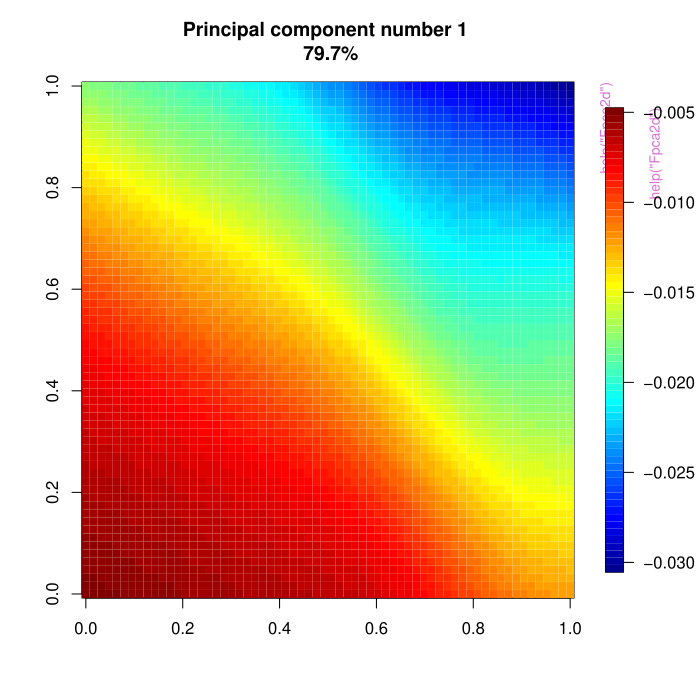

Write R code to recreate this figure.
pkgname <- "GpOutput2D"
source(file.path(R.home("share"), "R", "examples-header.R"))
options(warn = 1)
options(pager = "console")
base::assign(".ExTimings", "GpOutput2D-Ex.timings", pos = 'CheckExEnv')
base::cat("name\tuser\tsystem\telapsed\n", file=base::get(".ExTimings", pos = 'CheckExEnv'))
base::assign(".format_ptime",
function(x) {
  if(!is.na(x[4L])) x[1L] <- x[1L] + x[4L]
  if(!is.na(x[5L])) x[2L] <- x[2L] + x[5L]
  options(OutDec = '.')
  format(x[1L:3L], digits = 7L)
},
pos = 'CheckExEnv')

### * </HEADER>
library('GpOutput2D')

base::assign(".oldSearch", base::search(), pos = 'CheckExEnv')
base::assign(".old_wd", base::getwd(), pos = 'CheckExEnv')
cleanEx()
nameEx("Campbell2D")
### * Campbell2D

flush(stderr()); flush(stdout())

base::assign(".ptime", proc.time(), pos = "CheckExEnv")
### Name: Campbell2D
### Title: Example of function called Campbell2D
### Aliases: Campbell2D

### ** Examples

# inputs of the Campbell2D function
x1<-rep(-1,8); x2<-rep(5,8); x3<-c(5,3,1,-1,5,3,1,-1)
X <- rbind(x1,x2,x3)

# spatial domain of the Campbell2D output
nz<-64 # root of the size of the spatial domain
z<-seq(-90,90,length=nz)

# Campbell2D function
Y = Campbell2D(X,z,z)




base::assign(".dptime", (proc.time() - get(".ptime", pos = "CheckExEnv")), pos = "CheckExEnv")
base::cat("Campbell2D", base::get(".format_ptime", pos = 'CheckExEnv')(get(".dptime", pos = "CheckExEnv")), "\n", file=base::get(".ExTimings", pos = 'CheckExEnv'), append=TRUE, sep="\t")
cleanEx()
nameEx("Fpca2d")
### * Fpca2d

flush(stderr()); flush(stdout())

base::assign(".ptime", proc.time(), pos = "CheckExEnv")
### Name: Fpca2d
### Title: Two-dimensional Functional Principal Component Analysis (FPCA).
### Aliases: Fpca2d

### ** Examples


################################
### two-dimensional data set ###
################################
n<-200 # size of the learning sample
nz<-64; z <- seq(-90,90,length=nz) # spatial domain

### inputs of Campbell2D ###
library(lhs)
library(DiceDesign)

x <- maximinLHS(n=n,k=8)
X <-maximinSA_LHS(x)$design
X<-X*6 -1

# Campbell2D
Y <- Campbell2D(X,z,z)

############
### FPCA ###
############


### using wavelet basis ###
fpca_w<- Fpca2d(Y,method="Wavelets",
                wf="d4", J=1, # wavelet parameters
                ncoeff=1200, rank.=5) # FPCA configuration

plot(fpca_w,type="eigenfunctions")
plot(fpca_w)

## Not run: 
##D ### using B-splines basis ###
##D 
##D # knots for B-splines basis
##D K<-35
##D z.knots <- seq(-90,90,length=K)
##D 
##D fpca_Bs<- Fpca2d(Y,method="Bsplines",
##D                 z1=z,z2=z,z1.knots=z.knots,z2.knots=z.knots, # wavelet parameters
##D                 ncoeff=1225, rank.=2) # FPCA configuration
##D 
##D plot(fpca_Bs,type="eigenfunctions")
##D plot(fpca_Bs)
## End(Not run)




base::assign(".dptime", (proc.time() - get(".ptime", pos = "CheckExEnv")), pos = "CheckExEnv")
base::cat("Fpca2d", base::get(".format_ptime", pos = 'CheckExEnv')(get(".dptime", pos = "CheckExEnv")), "\n", file=base::get(".ExTimings", pos = 'CheckExEnv'), append=TRUE, sep="\t")
cleanEx()
nameEx("OrthoNormalBsplines2D")
### * OrthoNormalBsplines2D

flush(stderr()); flush(stdout())

base::assign(".ptime", proc.time(), pos = "CheckExEnv")
### Name: OrthoNormalBsplines2D
### Title: Creating a two-dimensional othonormal B-splines basis
### Aliases: OrthoNormalBsplines2D

### ** Examples


#####################################
#
#  Create two-dimensional data set
#
####################################

# inputs of the Campbell2D function
x1<-rep(-1,8); x2<-rep(5,8); x3<-c(5,3,1,-1,5,3,1,-1)
X <- rbind(x1,x2,x3)

# spatial domain of the Campbell2D output
nz<-64 # root of the size of the spatial domain
z<-seq(-90,90,length=nz)

# Campbell2D function
Y = Campbell2D(X,z,z)

###########################################
#
#  Create two-dimensional B-splines basis
#
###########################################

# knots for B-splines basis
K<-35
z.knots <- seq(-90,90,length=K)

# Generating a two-dimensional othonormal B-splines basis
OPhi <-OrthoNormalBsplines2D(z,z,z.knots,z.knots,ortho="GS")

########################
#
#  Get control points
#
########################

coeff_Y<-coef(OPhi,Y)

#######################
#
#  Approximation of Y
#
########################

hatY <-Inverse2D(OPhi,coeff_Y)





base::assign(".dptime", (proc.time() - get(".ptime", pos = "CheckExEnv")), pos = "CheckExEnv")
base::cat("OrthoNormalBsplines2D", base::get(".format_ptime", pos = 'CheckExEnv')(get(".dptime", pos = "CheckExEnv")), "\n", file=base::get(".ExTimings", pos = 'CheckExEnv'), append=TRUE, sep="\t")
cleanEx()
nameEx("Wavelet2D")
### * Wavelet2D

flush(stderr()); flush(stdout())

base::assign(".ptime", proc.time(), pos = "CheckExEnv")
### Name: Wavelet2D
### Title: Multiple two dimensional wavelet transform
### Aliases: Wavelet2D

### ** Examples

# inputs of the Campbell2D function
x1<-rep(-1,8); x2<-rep(5,8); x3<-c(5,3,1,-1,5,3,1,-1)
X <- rbind(x1,x2,x3)

# spatial domain of the Campbell2D output
nz<-64
z<-seq(-90,90,length=nz)

# Campbell2D function
Y = Campbell2D(X,z,z)

# Wavelet transform
w <-Wavelet2D(Y,wf="d4",J=2)

# Inverse wavelet transform
hatY <- Inverse2D(w)




base::assign(".dptime", (proc.time() - get(".ptime", pos = "CheckExEnv")), pos = "CheckExEnv")
base::cat("Wavelet2D", base::get(".format_ptime", pos = 'CheckExEnv')(get(".dptime", pos = "CheckExEnv")), "\n", file=base::get(".ExTimings", pos = 'CheckExEnv'), append=TRUE, sep="\t")
cleanEx()
nameEx("gp_Fpca2d")
### * gp_Fpca2d

flush(stderr()); flush(stdout())

base::assign(".ptime", proc.time(), pos = "CheckExEnv")
### Name: gp_Fpca2d
### Title: Gaussian Process Model on principal components of 'Fpca2d', by
###   using 'kergp' package
### Aliases: gp_Fpca2d

### ** Examples


################################
### two-dimensional data set ###
################################
n<-200 # size of the learning sample
nz<-64; z <- seq(-90,90,length=nz) # spatial domain

### inputs of Campbell2D ###
library(lhs)
library(DiceDesign)

x <- maximinLHS(n=n,k=8)
X <-maximinSA_LHS(x)$design
X<-X*6 -1

# Campbell2D
Y <- Campbell2D(X,z,z)

# change X on data.frame
colnames(X)<-paste("x",1:8,sep="")

############
### FPCA ###
############

### by using wavelet basis ###
fpca_w<- Fpca2d(Y,method="Wavelets",
                wf="d4", J=1, # wavelet parameters
                ncoeff=1200, rank.=2) # FPCA configuration

#####################
###               ###
### Kriging model ###
###               ###
#####################

#------------------------------------#
#------------------------------------#
#   Example by using wavelet basis   #
#------------------------------------#
#------------------------------------#

#--------------------------------------------#
#  Same kernel for all principal components  #
#--------------------------------------------#

## kernel
myCov <- covTS(inputs = colnames(X),
kernel = "k1Matern5_2",
dep = c(range = "input"),
value = c(range = 0.4))

myGp<- gp_Fpca2d(design=X, response=fpca_w, cov=myCov,estim=FALSE)

#-------------------------------------------------------------#
#  Different kernel and formula for each principal component  #
#-------------------------------------------------------------#

## Not run: 
##D ## kernel of firt principal component
##D myCov1<-myCov
##D 
##D ## kernel of second principal component
##D myCov2 <- covTS(inputs = colnames(X),
##D kernel = "k1Matern3_2",
##D dep = c(range = "input"),
##D value = c(range = 0.4))
##D 
##D ## List of both kernels
##D myCovList <- list(myCov1,myCov2)
##D 
##D ## Gp model
##D myGp2<- gp_Fpca2d(formula=list(~1,~x1+x2+x3+x4+x5+x6+x7+x8),
##D            design=X, response=fpca_w, cov=myCovList,estim=FALSE)
## End(Not run)
##################
### Prediction ###
##################

NewX<-matrix(runif(5*8,min=-1,max=5),ncol=8) # newdata
RealY <- Campbell2D(NewX,z,z)# real maps

# change NewX on data.frame
colnames(NewX)<-colnames(X)

#------------------------------------#
#------------------------------------#
#   Example by using wavelet basis   #
#------------------------------------#
#------------------------------------#
pw.UK <- predict(myGp,NewX,"UK")

###############################
### Prediction RMSE and Q2  ###
###############################

#------------------------------------#
#------------------------------------#
#   Example by using wavelet basis   #
#------------------------------------#
#------------------------------------#
err.pw.UK <-error.predict(RealY,pw.UK,fpca_w,rtx.scores=TRUE)

### scores ###
print(err.pw.UK$scores$rmse)
print(err.pw.UK$scores$Q2)

### images/maps ###
library(fields)
image.plot(err.pw.UK$y$rmse, main="RMSE")
image.plot(err.pw.UK$y$Q2, main="Q2")




base::assign(".dptime", (proc.time() - get(".ptime", pos = "CheckExEnv")), pos = "CheckExEnv")
base::cat("gp_Fpca2d", base::get(".format_ptime", pos = 'CheckExEnv')(get(".dptime", pos = "CheckExEnv")), "\n", file=base::get(".ExTimings", pos = 'CheckExEnv'), append=TRUE, sep="\t")
cleanEx()
nameEx("km_Fpca2d")
### * km_Fpca2d

flush(stderr()); flush(stdout())

base::assign(".ptime", proc.time(), pos = "CheckExEnv")
### Name: km_Fpca2d
### Title: Gaussian Process Model on principal components of 'Fpca2d', by
###   using 'DiceKriging' package.
### Aliases: km_Fpca2d

### ** Examples


################################
### two-dimensional data set ###
################################
n<-200 # size of the learning sample
nz<-64; z <- seq(-90,90,length=nz) # spatial domain

### inputs of Campbell2D ###
library(lhs)
library(DiceDesign)

x <- maximinLHS(n=n,k=8)
X <-maximinSA_LHS(x)$design
X<-X*6 -1

# Campbell2D
Y <- Campbell2D(X,z,z)

# change X on data.frame
colnames(X)<-paste("x",1:8,sep="")

############
### FPCA ###
############

### by using wavelet basis ###
fpca_w<- Fpca2d(Y,method="Wavelets",
                wf="d4", J=1, # wavelet parameters
                ncoeff=1200, rank.=2) # FPCA configuration

## Not run: 
##D ### using B-splines basis ###
##D 
##D # knots for B-splines basis
##D K<-35
##D z.knots <- seq(-90,90,length=K)
##D 
##D fpca_Bs<- Fpca2d(Y,method="Bsplines",
##D                 z1=z,z2=z,z1.knots=z.knots,z2.knots=z.knots, ortho="GS",
##D                 expand_knots=TRUE,# B-splines parameters
##D                 ncoeff=1225, rank.=5) # FPCA configuration
## End(Not run)

#####################
###               ###
### Kriging model ###
###               ###
#####################


###  by using wavelet basis  ###

mw <- km_Fpca2d(design=X,response=fpca_w,control=list(trace=FALSE))


## Not run: 
##D ###  by using B-splines basis  ###
##D mB <- km_Fpca2d(design=X,response=fpca_Bs,control=list(trace=FALSE))
## End(Not run)

#--------------------------------------------------------
# (same example) To fix different kernel and formula
#                for each principal component
#--------------------------------------------------------
## Not run: 
##D mw <- km_Fpca2d(formula=list(~.,~1)),
##D                 design=X,response=fpca_w,
##D                 covtype = c("matern5_2","matern3_2"),
##D                 control=list(trace=FALSE))
## End(Not run)


#--------------------------------------------------------
# (same example) how to use the multistart argument of km
#--------------------------------------------------------
## Not run: 
##D nCores <- 2
##D require(doParallel)
##D cl <-  makeCluster(nCores)
##D registerDoParallel(cl)
##D mw <- km_Fpca2d(design=X,response=fpca_w,multistart=4,control=list(trace=FALSE))
##D stopCluster(cl)
## End(Not run)

##################
### Prediction ###
##################

NewX<-matrix(runif(5*8,min=-1,max=5),ncol=8) # newdata
RealY <- Campbell2D(NewX,z,z)# real maps

# change NewX on data.frame
colnames(NewX)<-colnames(X)

#------------------------------------#
#------------------------------------#
#   Example by using wavelet basis   #
#------------------------------------#
#------------------------------------#
pw.UK <- predict(mw,NewX,"UK")

## Not run: 
##D #--------------------------------------#
##D #--------------------------------------#
##D #   Example by using B-splines basis   #
##D #--------------------------------------#
##D #--------------------------------------#
##D pB.UK <- predict(mB,NewX,"UK")
## End(Not run)

###############################
### Prediction RMSE and Q2  ###
###############################

#------------------------------------#
#------------------------------------#
#   Example by using wavelet basis   #
#------------------------------------#
#------------------------------------#
err.pw.UK <-error.predict(RealY,pw.UK,fpca_w,rtx.scores=TRUE)

### scores ###
print(err.pw.UK$scores$rmse)
print(err.pw.UK$scores$Q2)

### images/maps ###
library(fields)
image.plot(err.pw.UK$y$rmse, main="RMSE")
image.plot(err.pw.UK$y$Q2, main="Q2")

## Not run: 
##D #--------------------------------------#
##D #--------------------------------------#
##D #   Example by using B-splines basis   #
##D #--------------------------------------#
##D #--------------------------------------#
##D err.pB.UK <-error.predict(RealY,pB.UK,fpca_Bs,rtx.scores=TRUE)
##D 
##D ### scores ###
##D print(err.pB.UK$scores$rmse)
##D print(err.pB.UK$scores$Q2)
##D 
##D ### images/maps ###
##D library(fields)
##D image.plot(err.pB.UK$y$rmse, main="RMSE")
##D image.plot(err.pB.UK$y$Q2, main="Q2")
## End(Not run)



base::assign(".dptime", (proc.time() - get(".ptime", pos = "CheckExEnv")), pos = "CheckExEnv")
base::cat("km_Fpca2d", base::get(".format_ptime", pos = 'CheckExEnv')(get(".dptime", pos = "CheckExEnv")), "\n", file=base::get(".ExTimings", pos = 'CheckExEnv'), append=TRUE, sep="\t")
### * <FOOTER>
###
cleanEx()
options(digits = 7L)
base::cat("Time elapsed: ", proc.time() - base::get("ptime", pos = 'CheckExEnv'),"\n")
grDevices::dev.off()
###
### Local variables: ***
### mode: outline-minor ***
### outline-regexp: "\\(> \\)?### [*]+" ***
### End: ***
quit('no')
